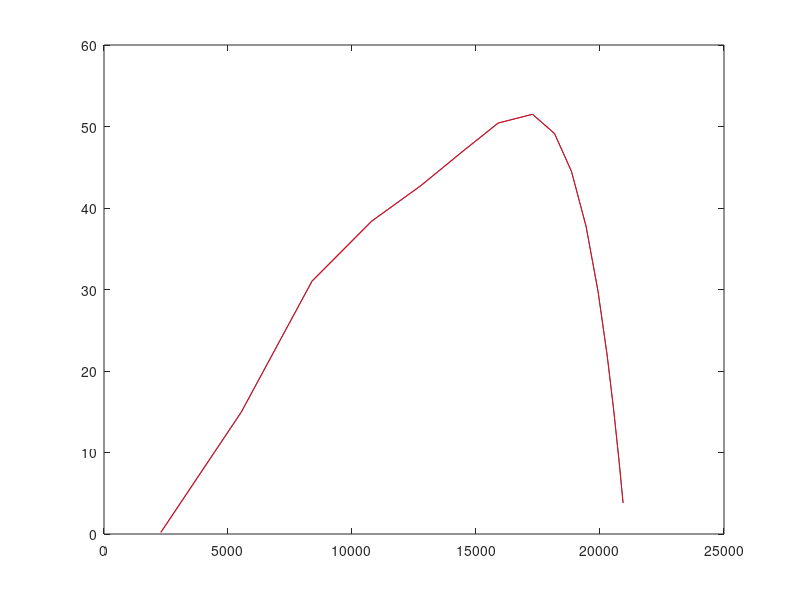
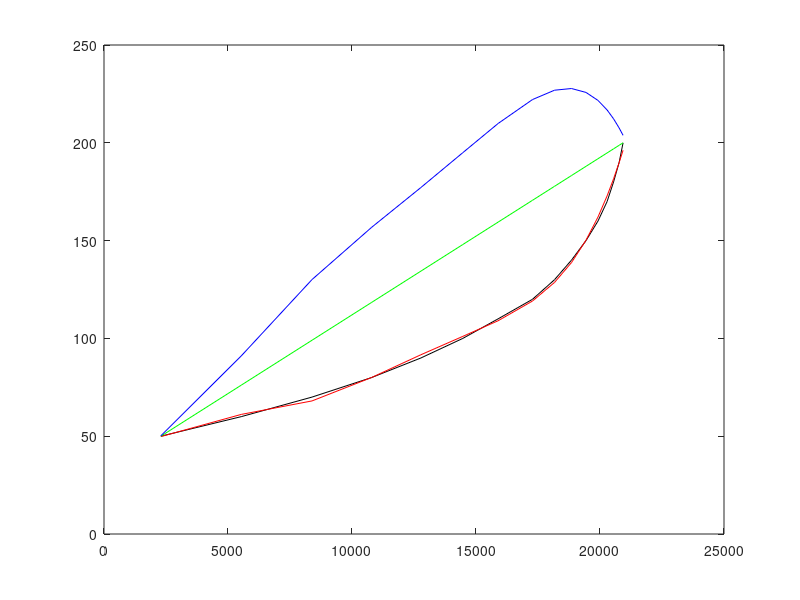
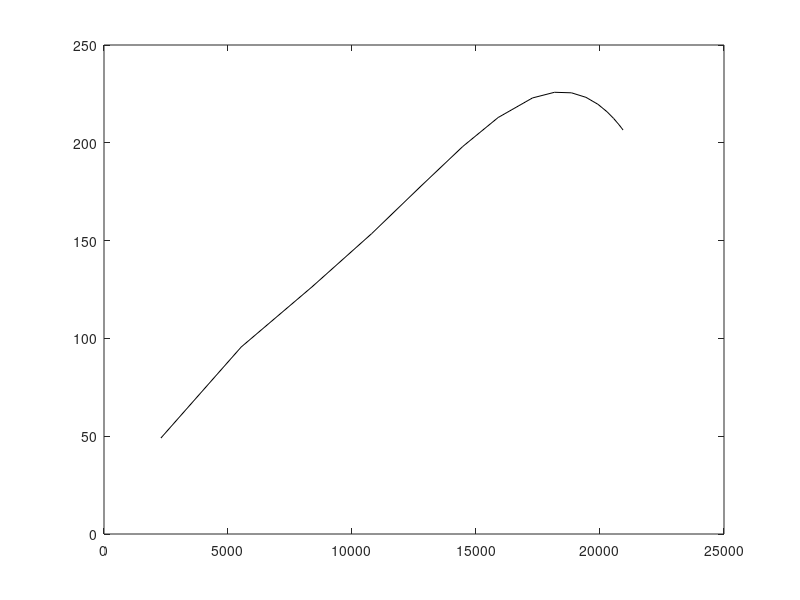

Here is the MATLAB script that generated these plots, in order:
%%-------------------------------data for Nex robotics motor------------------------------------------% 
arduino_dutycycle=[50 60 70 80 90 100 110 120 130 140 150 160 170 180 190 200];
motor_rpm=[2292 5534 8388 10793 12779 14468 15892 17279 18166 18850 19436 19919 20287 20547 20772 20930];

m=length(arduino_dutycycle);

p=polyfit(motor_rpm,arduino_dutycycle,5) %actual motors behaviour
ht=polyval(p,motor_rpm);

%------------------------------ideal behaviour--------------------------------------------------------%
dutycycle_lin=[50 200];
rpm_lin=[2292 20930];
p_lin=polyfit(rpm_lin,dutycycle_lin,1); %linear behaviour
ht_lin=polyval(p_lin,motor_rpm);

%------------------------------non-linearity-----------------------------------------------------------%
data_non=ht_lin-ht;
plot(motor_rpm,data_non);
p_non=polyfit(motor_rpm,data_non,5);
ht_non=polyval(p_non,motor_rpm);
hold on
plot(motor_rpm,ht_non,'r');

%-------------------------------combined behaviour----------------------------------------------------%
output=ht_non+ht_lin;
p_output=polyfit(motor_rpm,output,4);
figure
ht_output=polyval(p_output,motor_rpm);
plot(motor_rpm,arduino_dutycycle, 'Color','black');
hold on
plot(motor_rpm,ht, 'Color','red');
hold on
plot(motor_rpm,ht_lin, 'Color','green');
hold on
plot(motor_rpm,output, 'Color','blue');
figure
plot(motor_rpm,ht_output, 'Color','black');


